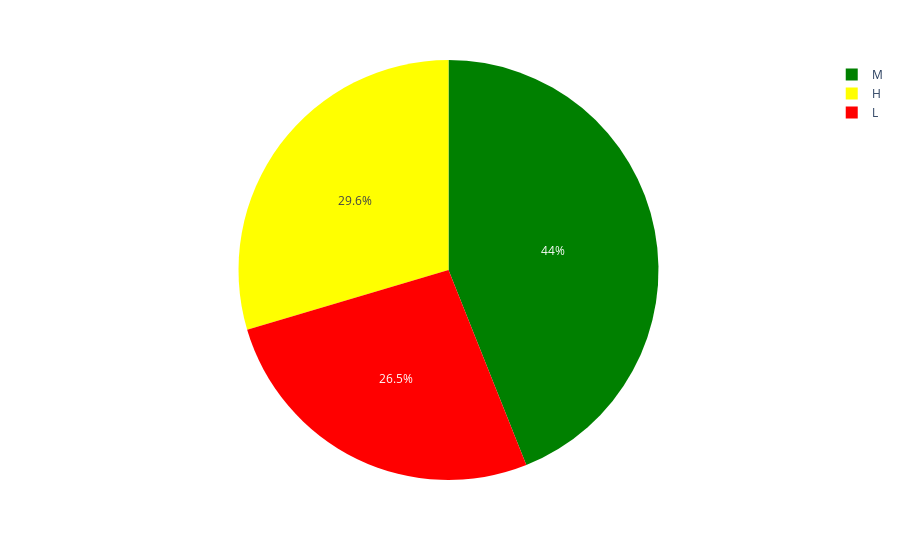

Notebook code for this chart:
### Code cell
import plotly.express as px

fig= px.pie(df,names='Class',color='Class',
            color_discrete_map={'M':'green','H':'yellow','L':'red'})
fig.show()

### Figure 1 — Plotly figure (JSON) as saved in the notebook; plotly's stock layout.template omitted (floating-point values rounded to 4 significant figures; data arrays with more than 128 entries replaced by an {"elided": "..."} marker saying what was removed)
{"data": [{"customdata": {"elided": "480x1 str values"}, "domain": {"x": [0, 1], "y": [0, 1]}, "hovertemplate": "Class=%{customdata[0]}<extra></extra>", "labels": {"elided": "480 str values"}, "legendgroup": "", "marker": {"colors": {"elided": "480 str values"}}, "name": "", "showlegend": true, "type": "pie"}], "layout": {"autosize": true, "legend": {"tracegroupgap": 0}, "margin": {"t": 60}}}
